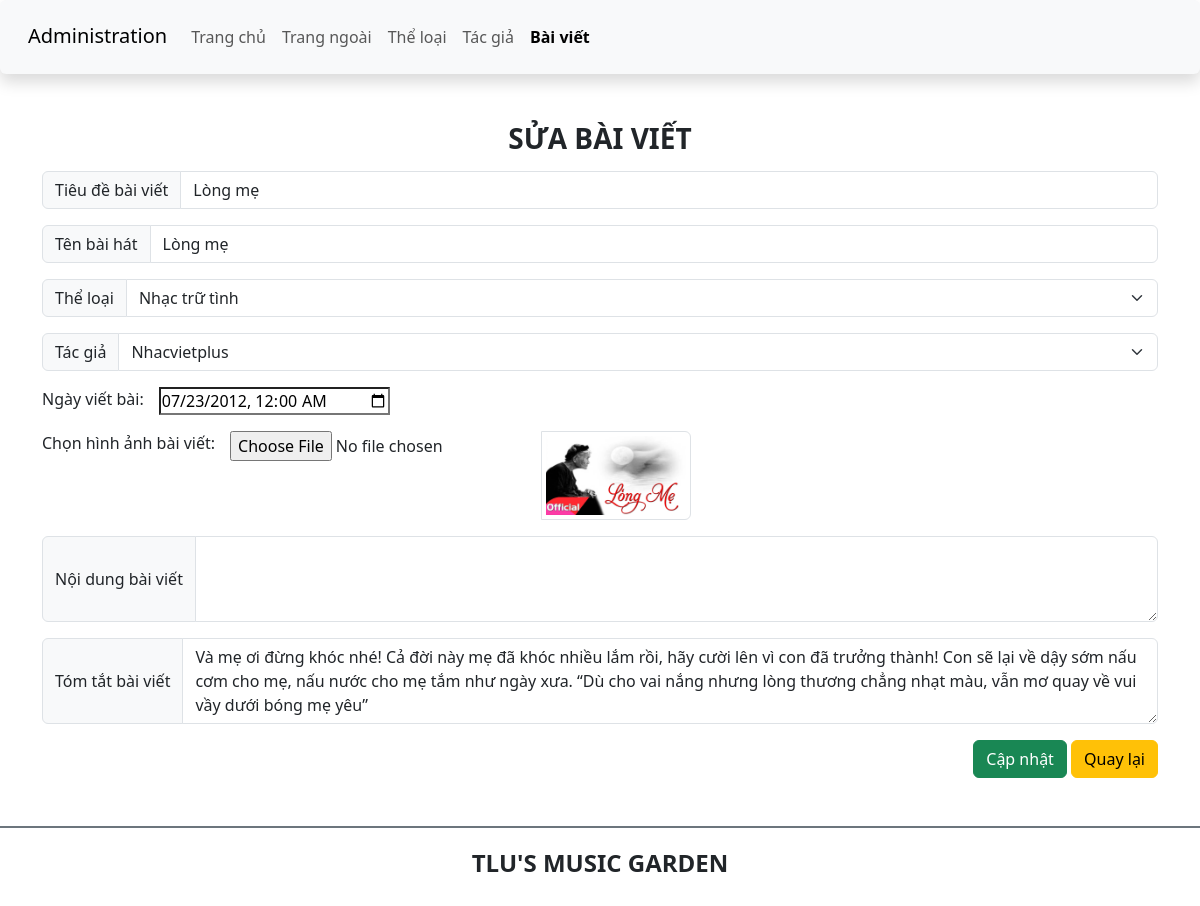
The page /admin/edit_article.php?id=1 on the database its author committed.
### tables this page shows
CREATE TABLE `baiviet` (
  `ma_bviet` int(11) NOT NULL PRIMARY KEY,
  `tieude` varchar(100) NOT NULL,
  `ten_bhat` varchar(100) NOT NULL,
  `ma_tloai` int(11) NOT NULL,
  `tomtat` text NOT NULL,
  `noidung` text DEFAULT NULL,
  `ma_tgia` int(11) NOT NULL,
  `ngayviet` datetime NOT NULL,
  `hinhanh` varchar(200) DEFAULT NULL,
   FOREIGN KEY(ma_tgia) REFERENCES tacgia(ma_tgia),
   FOREIGN KEY(ma_tloai) REFERENCES theloai(ma_tloai)
);

### admin/edit_article.php (the view, shortened to what this page needs)
<?php
include_once '../connect/conn.php';
$query_tgia = "SELECT * FROM tacgia";
$result_tgia = $conn->query($query_tgia);
$query_tloai = "SELECT * FROM theloai";
$result_tloai = $conn->query($query_tloai);
$id = $_GET['id'];
$query_edit = "SELECT * FROM baiviet
               JOIN tacgia ON baiviet.ma_tgia = tacgia.ma_tgia
               JOIN theloai ON baiviet.ma_tloai = theloai.ma_tloai
               WHERE baiviet.ma_bviet = $id";
$result_edit = $conn->query($query_edit);
$article = $result_edit->fetch_assoc();
?>
<!DOCTYPE html>
<html lang="en">
<head>
    <link href="https://cdn.jsdelivr.net/npm/bootstrap@5.3.0-alpha1/dist/css/bootstrap.min.css" rel="stylesheet">
    <link rel="stylesheet" href="https://cdnjs.cloudflare.com/ajax/libs/font-awesome/6.3.0/css/all.min.css" />
    <link rel="stylesheet" href="css/style_login.css">
</head>
<body>
    <header>
        <nav class="navbar navbar-expand-lg bg-body-tertiary shadow p-3 bg-white rounded">
            <div class="container-fluid">
                <div class="h3">
                    <a class="navbar-brand" href="#">Administration</a>
                </div>
                <div class="collapse navbar-collapse" id="navbarSupportedContent">
                    <ul class="navbar-nav me-auto mb-2 mb-lg-0">
                        <li class="nav-item">
                            <a class="nav-link" aria-current="page" href="./">Trang chủ</a>
                        </li>
                        <li class="nav-item">
                            <a class="nav-link" href="../index.php">Trang ngoài</a>
                        </li>
                        <li class="nav-item">
                            <a class="nav-link" href="./category/category.php">Thể loại</a>
                        </li>
                        <li class="nav-item">
                            <a class="nav-link" href="author.php">Tác giả</a>
                        </li>
                        <li class="nav-item">
                            <a class="nav-link active fw-bold" href="article.php">Bài viết</a>
                        </li>
                    </ul>
                </div>
            </div>
        </nav>
    </header>
    <main class="container mt-5 mb-5">
        <div class="row">
            <div class="col-sm">
                <h3 class="text-center text-uppercase fw-bold">Sửa bài viết</h3>
                <form action="process_edit_article.php?id=<?php echo $article['ma_bviet']; ?>" method="post" enctype="multipart/form-data">
                    <div class="input-group mt-3 mb-3">
                        <span class="input-group-text" id="lblTitle">Tiêu đề bài viết</span>
                        <input type="text" class="form-control" name="txtTitle" value="<?php echo $article['tieude']; ?>" required>
                    </div>
                    <div class="input-group mt-3 mb-3">
                        <span class="input-group-text" id="lblMusic">Tên bài hát</span>
                        <input type="text" class="form-control" name="txtMusic" value="<?php echo $article['ten_bhat']; ?>" required>
                    </div>
                    <div class="input-group mt-3 mb-3">
                        <span class="input-group-text" id="lblCategory">Thể loại</span>
                        <select class="form-select" name="txtCategory" required>
                            <?php
                                while ($category = $result_tloai->fetch_assoc()) {
                                    $selected = ($category['ma_tloai'] == $article['ma_tloai']) ? 'selected' : '';
                                    echo "<option value=\"{$category['ten_tloai']}\" $selected>{$category['ten_tloai']}</option>";
                                }
                            ?>
                        </select>
                    </div>
                    <div class="input-group mt-3 mb-3">
                        <span class="input-group-text" id="lblAuthor">Tác giả</span>
                        <select class="form-select" name="txtAuthor" required>
                            <?php
                                while ($author = $result_tgia->fetch_assoc()) {
                                    $selected = ($author['ma_tgia'] == $article['ma_tgia']) ? 'selected' : '';
                                    echo "<option value=\"{$author['ten_tgia']}\" $selected>{$author['ten_tgia']}</option>";
                                }
                            ?>
                        </select>
                    </div>
                    <div class="input-group mt-3 mb-3">
                        <label for="dateWritten" class="me-3">Ngày viết bài: </label>
                        <input type="datetime-local" name="date" id="dateWritten" value="<?php echo date('Y-m-d\TH:i', strtotime($article['ngayviet'])); ?>">
                    </div>
                    <div class="input-group mt-3 mb-3">
                        <label for="fileUpload" class="me-3">Chọn hình ảnh bài viết: </label>
                        <input type="file" name="image" id="fileUpload" accept="image/*" onchange="priviewImg(event)">
                        <img id="preview" class="img-thumbnail" style="width: 150px; height: auto;" src="../<?php echo $article['hinhanh']; ?>">
                    </div>
                    <div class="input-group mt-3 mb-3">
                        <span class="input-group-text" id="lblContent">Nội dung bài viết</span>
                        <textarea class="form-control" name="txtContent" rows="3" required><?php echo $article['noidung']; ?></textarea>
                    </div>
                    <div class="input-group mt-3 mb-3">
                        <span class="input-group-text" id="lblContent">Tóm tắt bài viết</span>
                        <textarea class="form-control" name="txtSummary" rows="3" required><?php echo $article['tomtat']; ?></textarea>
                    </div>
                    <div class="form-group float-end">
                        <input type="submit" value="Cập nhật" class="btn btn-success">
                        <a href="article.php" class="btn btn-warning">Quay lại</a>
                    </div>
                </form>
            </div>
        </div>
    </main>
    <footer class="bg-white d-flex justify-content-center align-items-center border-top border-secondary border-2" style="height:80px">
        <h4 class="text-center text-uppercase fw-bold">TLU's music garden</h4>
    </footer>
</body>
</html>

### rows shown on the page
baiviet: txtTitle "Lòng mẹ", txtMusic "Lòng mẹ", date "07/23/2012 00:00", hinhanh (picture), txtSummary "Và mẹ ơi đừng khóc nhé! Cả đời này mẹ đã khóc nhiều lắm rồi, hãy cười lên vì con đã trưởng thành! Con sẽ lại về dậy sớm nấu cơm cho mẹ, nấu nước cho mẹ tắm như ngày xưa. “Dù cho vai nắng nhưng lòng thương chẳng nhạt màu, vẫn mơ quay về vui vầy dưới bóng mẹ yêu”"

### other values the page prints
form field txtCategory "Nhạc trữ tình"
form field txtAuthor "Nhacvietplus"
